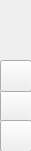
<?xml version="1.0" encoding="UTF-8"?>
<ui version="4.0">
 <class>PixmapMinWidget</class>
 <widget class="QWidget" name="PixmapMinWidget">
  <property name="geometry">
   <rect>
    <x>0</x>
    <y>0</y>
    <width>31</width>
    <height>151</height>
   </rect>
  </property>
  <property name="windowTitle">
   <string>Form</string>
  </property>
  <widget class="QPushButton" name="okBtn">
   <property name="geometry">
    <rect>
     <x>0</x>
     <y>90</y>
     <width>32</width>
     <height>32</height>
    </rect>
   </property>
   <property name="minimumSize">
    <size>
     <width>32</width>
     <height>32</height>
    </size>
   </property>
   <property name="maximumSize">
    <size>
     <width>32</width>
     <height>32</height>
    </size>
   </property>
   <property name="toolTip">
    <string>Нанести</string>
   </property>
   <property name="text">
    <string/>
   </property>
  </widget>
  <widget class="QPushButton" name="delBtn">
   <property name="geometry">
    <rect>
     <x>0</x>
     <y>120</y>
     <width>32</width>
     <height>32</height>
    </rect>
   </property>
   <property name="minimumSize">
    <size>
     <width>32</width>
     <height>32</height>
    </size>
   </property>
   <property name="maximumSize">
    <size>
     <width>32</width>
     <height>32</height>
    </size>
   </property>
   <property name="toolTip">
    <string>Удалить</string>
   </property>
   <property name="text">
    <string/>
   </property>
  </widget>
  <widget class="QWidget" name="gridLayoutWidget">
   <property name="geometry">
    <rect>
     <x>0</x>
     <y>0</y>
     <width>31</width>
     <height>31</height>
    </rect>
   </property>
   <layout class="QGridLayout" name="iconsetLayout"/>
  </widget>
  <widget class="QWidget" name="gridLayoutWidget_2">
   <property name="geometry">
    <rect>
     <x>0</x>
     <y>30</y>
     <width>31</width>
     <height>31</height>
    </rect>
   </property>
   <layout class="QGridLayout" name="colorLayout"/>
  </widget>
  <widget class="QPushButton" name="addPixBtn">
   <property name="geometry">
    <rect>
     <x>0</x>
     <y>60</y>
     <width>32</width>
     <height>32</height>
    </rect>
   </property>
   <property name="minimumSize">
    <size>
     <width>32</width>
     <height>32</height>
    </size>
   </property>
   <property name="maximumSize">
    <size>
     <width>32</width>
     <height>32</height>
    </size>
   </property>
   <property name="toolTip">
    <string>Добавить иконку</string>
   </property>
   <property name="text">
    <string/>
   </property>
  </widget>
 </widget>
 <tabstops>
  <tabstop>delBtn</tabstop>
  <tabstop>okBtn</tabstop>
  <tabstop>addPixBtn</tabstop>
 </tabstops>
 <resources/>
 <connections/>
</ui>
